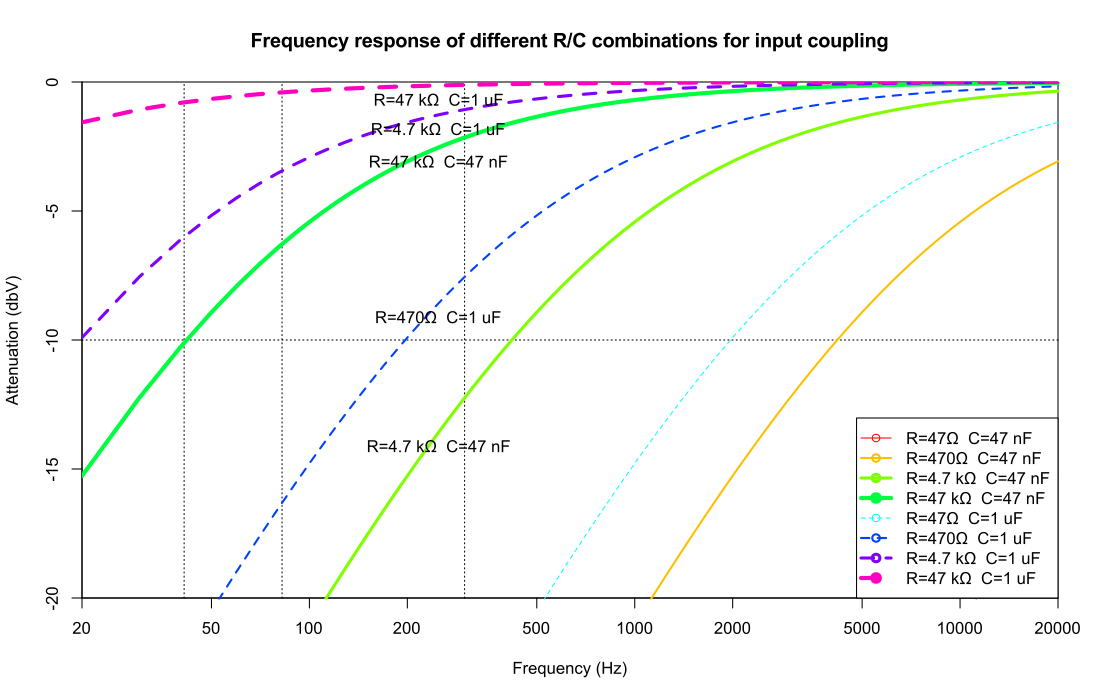

The script that drew this image:
args <- commandArgs(trailingOnly = TRUE)
target <- args[1];

# Electronics functions
z <- function(f) 1/(2*pi*f*C);
v <- function(f) R / (R + z(f));
db <- function(f) 10 * log(v(f));

# Trial resistors and capacitors
R_trial <- c(47, 470, 4.7e3, 47e3);
C_trial <- c(47e-9, 1e-6);

# Axis limits
xlim <- c(20, 20000);
ylim <- c(-20, 0);

# Series label x-position
x_label <- 250;

# Point generators
x <- seq(xlim[1], xlim[2], 10);
y <- db;

# Index of x-position for series labels
i_label <- c(which(x >= x_label), 0)[1];

require(sitools);

colors <- rainbow(length(R_trial) * length(C_trial));
series <- c();
styles <- c();
widths <- c();
labelx <- c();
labely <- c();
labelt <- c();
i <- 1;

cairo_pdf(target, width=11, height=7);
plot(1, 1, log="x", type="l", xlim=xlim, ylim=ylim, xaxs="i", yaxs="i", xlab="Frequency (Hz)", ylab="Attenuation (dbV)", main="Frequency response of different R/C combinations for input coupling");

# Our flatness criterion
abline(h=-10, lty="dotted");
# Low-E on bass guitar
abline(v=41.2, lty="dotted");
# Low-E on normal guitar
abline(v=82.4, lty="dotted");
# Low end of human vocal range
abline(v=300, lty="dotted");

# Draw series
for (C in C_trial) {
	for (R in R_trial) {
		label <- paste0("R=", f2si(R, "Ω"), "  C=", f2si(C, "F"));
		width <- which(R_trial == R);
		style <- (which(C_trial == C) - 1) %% 3 + 1;
		# Series
		lines(x, y(x), col=colors[i], lty=style, lwd=width);
		# Series label
		labelx <- c(labelx, x[i_label]);
		labely <- c(labely, y(x[i_label]));
		labelt <- c(labelt, label);
		# Store visual info for legend
		series <- c(series, label);
		styles <- c(styles, style);
		widths <- c(widths, width);
		i <- i + 1;
	}
}

# Labels
text(x=labelx, y=labely, labels=labelt, pos=1);

# Legend
legend("bottomright", legend=series, col=colors, lty=styles, lwd=widths, pch=1);
